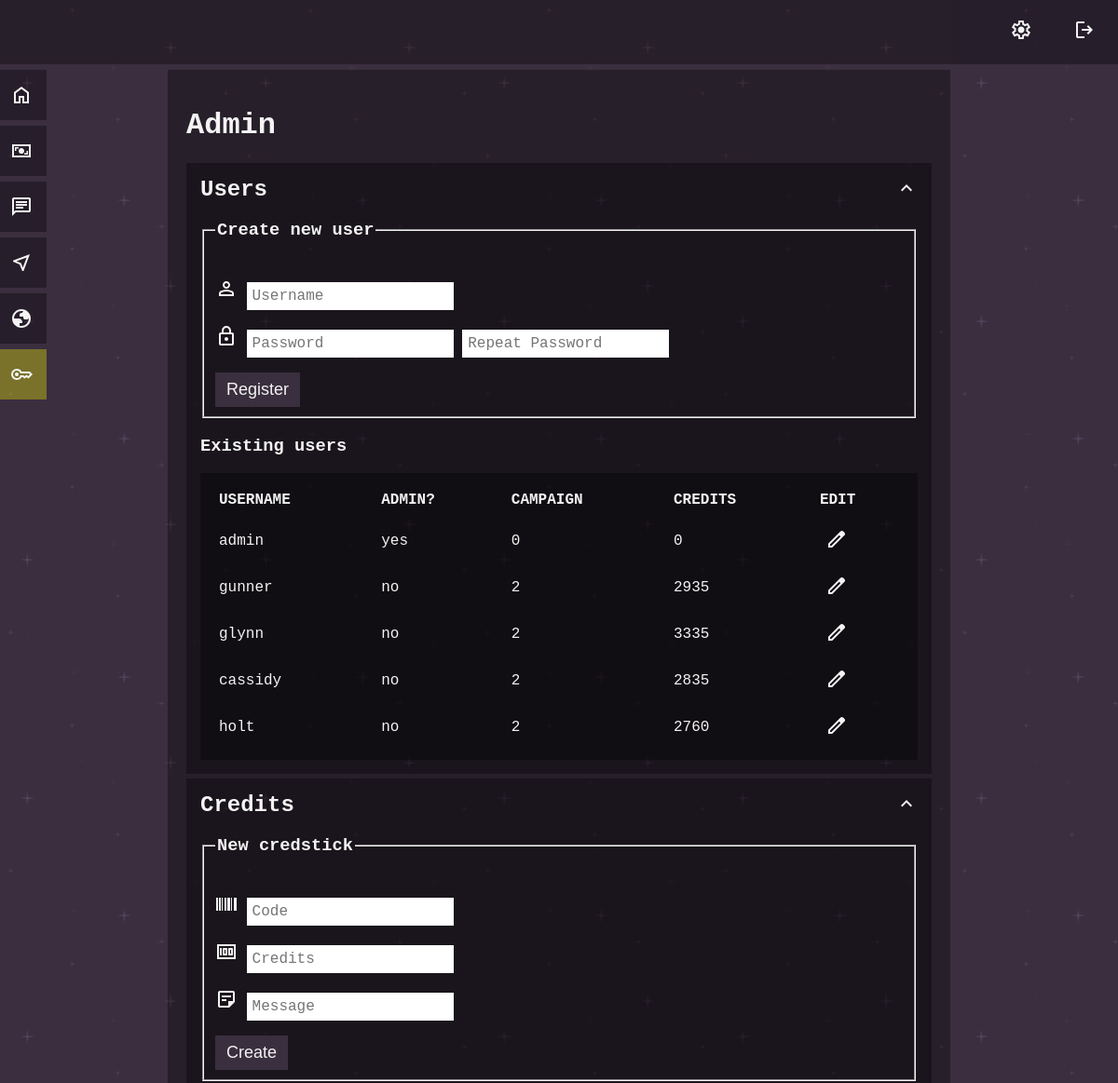
Page /admin (signed in, upper part) on the earlier database version.
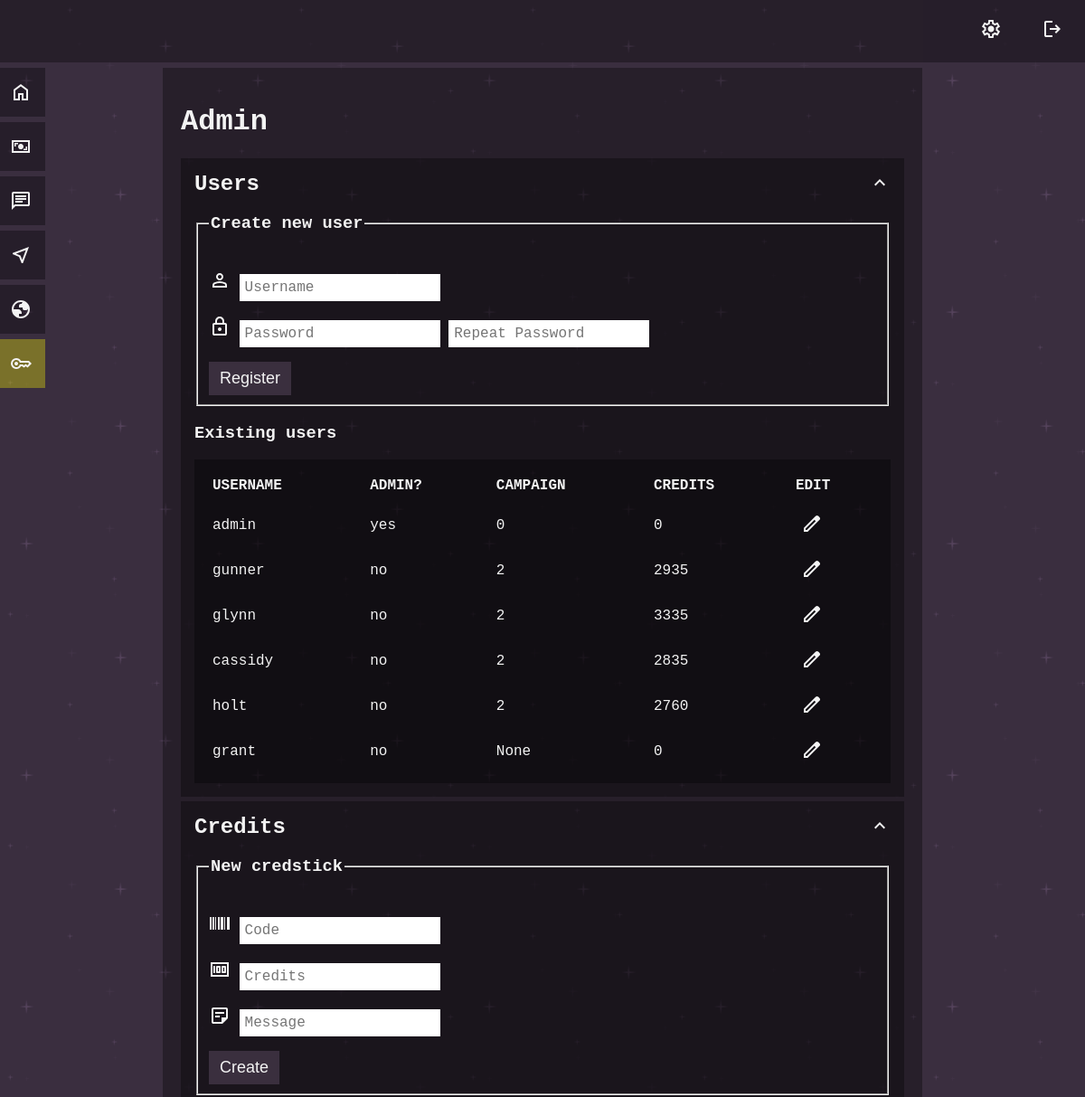
Same page on the later database version.
### tables this page shows
CREATE TABLE users (
id INTEGER PRIMARY KEY AUTOINCREMENT NOT NULL,
username TEXT NOT NULL UNIQUE,
hash TEXT NOT NULL,
admin INTEGER DEFAULT 0,
credits INTEGER DEFAULT 0, campaign INTEGER);

### app.py (the view)
@app.route("/admin")
@login_required
def admin():
    if session.get("admin") != 1:
        return render_template("error.html", error_message="administrator access only")
    user_list = db.execute("SELECT * FROM users ORDER BY id")
    credsticks_list = db.execute("SELECT * FROM credsticks ORDER BY id")
    starmap_directory = os.listdir(os.path.join(app.static_folder, 'starmaps'))
    starmap_urls = [file for file in starmap_directory if file.endswith('.jpg')]
    starmap_db = db.execute("SELECT * FROM starmaps;")
    starmap_db_urls = []
    for db_entry in starmap_db:
        starmap_db_urls.append(db_entry["url"])
    unassigned_starmaps = []
    for instance in starmap_urls:
        if instance not in starmap_db_urls:
            unassigned_starmaps.append(instance)
    return render_template(
        "admin.html",
        user_list=user_list,
        credsticks_list=credsticks_list,
        unassigned_starmaps=unassigned_starmaps,
        starmap_db=starmap_db,
        )

### app.py (called while the page is built)
@app.context_processor
def inject_admin_status():
    admin_status = session.get("admin", 0)
    return dict(admin=admin_status)

@app.after_request
def after_request(response):
    response.headers["Cache-Control"] = "no-cache, no-store, must-revalidate"
    response.headers["Expires"] = 0
    response.headers["Pragma"] = "no-cache"
    return response

### helpers.py (called while the page is built)
def login_required(f):
    @wraps(f)
    def decorated_function(*args, **kwargs):
        if session.get("user_id") is None:
            return redirect("/login")
        return f(*args, **kwargs)
    return decorated_function

### templates/admin.html (shortened to what this page needs)
{% extends "layout.html" %}
{% block main %}
<h1>Admin</h1>
<div class="darker">
    <h2 class="cursor_pointer" onclick="collapseSegment('admin_user_list', 'admin_user_list_expand')">
        Users
        <img class="float_right" id="admin_user_list_expand" src="static\icon-arrow-up.svg" />
    </h2>
    <div class="collapsible" id="admin_user_list">
        <div>
            <form action="/register" method="post">
                <fieldset>
                    <legend>
                        <h3>Create new user</h3>
                    </legend>
                    <p>
                        <img src="static\icon-user.svg" alt="username" />
                        <input autocomplete="off" name="username" placeholder="Username" type="text"
                            id="new_user_username" />
                    </p>
                    <p>
                        <img src="static\icon-lock.svg" alt="password" />
                        <input name="password" placeholder="Password" type="password" id="new_user_password" />
                        <input name="confirmation" placeholder="Repeat Password" type="password"
                            id="new_user_confirm_password" />
                    </p>
                    <button type="submit" class="ui_button" id="new_user_register_button">Register</button>
                </fieldset>
            </form>
        </div>
        <h3>Existing users</h3>
        <table class="dark_table">
            <thead>
                <tr>
                    <th>USERNAME</th>
                    <th>ADMIN?</th>
                    <th>CAMPAIGN</th>
                    <th>CREDITS</th>
                    <th>EDIT</th>
                </tr>
            </thead>
            <tbody>
                {% for entry in user_list %}
                <tr>
                    <td>
                        {{ entry.username }}
                    </td>
                    <td>
                        {% if entry.admin == 1 %}
                        {{ "yes" }}
                        {% else %}
                        {{ "no" }}
                        {% endif %}
                    </td>
                    <td>
                        {{ entry.campaign }}
                    </td>
                    <td>
                        {{ entry.credits }}
                    </td>
                    <td>
                        <form action="{{ url_for('edit_user', edit_user_id=entry.id)}}" method="GET"
                            style="display: inline;">
                            <button type="submit" class="cursor_pointer" style="border: none; background: none;"
                                id="edit_user_{{ entry.username }}">
                                <img src="static\icon-edit.svg" alt="edit" />
                            </button>
                        </form>
                    </td>
                </tr>
                {% endfor %}
            </tbody>
        </table>
    </div>
</div>
<div class="darker">
    <h2 class="cursor_pointer" onclick="collapseSegment('admin_credits', 'admin_credits_expand')">
        Credits
        <img class="float_right" id="admin_credits_expand" src="static\icon-arrow-up.svg" />
    </h2>
    <div class="collapsible" id="admin_credits">
        <div>
            <form action="/credstick" method="post">
                <fieldset>
                    <legend>
                        <h3>New credstick</h3>
                    </legend>
                    <p>
                        <img src="static\icon-code.svg" alt="code" />
                        <input autocomplete="off" name="credstick_code" placeholder="Code" type="text"
                            id="new_credstick_code" />
                    </p>
                    <p>
                        <img src="static\icon-money.svg" alt="value" />
                        <input name="credstick_credits" placeholder="Credits" type="number" id="new_credstick_value" />
                    </p>
                    <p>
                        <img src="static\icon-note.svg" alt="message" />
                        <input name="credstick_message" placeholder="Message" type="text" id="new_credstick_message" />
                    </p>
                    <button type="submit" class="ui_button" id="new_credstick_button">Create</button>
                </fieldset>
            </form>
        </div>
    </div>
</div>
{% endblock %}

### templates/layout.html (shortened to what this page needs)
<!DOCTYPE html>
<html lang="en">
<head>
    <link href="{{ url_for('static', filename='style_default.css') }}" rel="stylesheet">
</head>
<body>
    <header id="template_header">
        <div>
            {% if session['user_id'] %}
            <a href="/logout" class="float_right"><img src="{{ url_for('static', filename='icon-logout.svg') }}" alt="
                    log out" /></a>
            <a href="/account" class="float_right"><img src="{{ url_for('static', filename='icon-settings.svg') }}" alt="
                account settings" /></a>
            {% endif %}
        </div>
    </header>
    {% if session['user_id'] %}
    <nav>
        <a href="/" id="link_home">
            <img src="{{ url_for('static', filename='icon-home.svg') }}" class="float_right" alt="homepage link" />
        </a>
        <a href="/credits" id="link_credits">
            <img src="{{ url_for('static', filename='icon-credits.svg') }}" class="float_right" alt="credits link" />
        </a>
        <a href="/compad" id="link_compad">
            <img src="{{ url_for('static', filename='icon-compad.svg') }}" class="float_right" alt="compad link" /></a>
        <a href="/starmap" id="link_starmap">
            <img src="{{ url_for('static', filename='icon-starmap.svg') }}" class="float_right" alt="starmap link" />
        </a>
        <a href="/system" id="link_system">
            <img src="{{ url_for('static', filename='icon-system.svg') }}" class="float_right" alt="system link" />
        </a>
        {% if admin == 1 %}
        <a href="/admin" id="link_admin">
            <img src="{{ url_for('static', filename='icon-key.svg') }}" class="float_right" alt="admin page link" />
        </a>
        {% endif %}
    </nav>
    {% endif %}
    <main>
        {% block main %}{% endblock %}
    </main>
</body>
</html>

### static/style_default.css (style rules this page uses)
body { background-color: #392e40; background-image: url("darkPurple.png"); background-repeat: repeat; font-family: "Courier New", Courier, monospace; color: #f3f3f3; }
header { position: fixed; left: 0; top: 0; width: 100%; background-color: rgba(0, 0, 0, 0.33); padding: 20px; overflow: hidden; z-index: -1; transition: top 0.25s; }
header a, header span { float: left; text-align: center; padding-right: 44px; }
main { max-width: 800px; margin-left: auto; margin-right: auto; margin-top: 75px; background-color: rgba(0, 0, 0, 0.33); padding: 20px; }
nav { z-index: 1; position: fixed; left: -10px; top: 0px; }
nav a { position: absolute; left: -100px; transition: 0.3s; padding: 15px; width: 130px; text-decoration: none; font-size: 20px; color: #ffffff; background-color: rgba(0, 0, 0, 0.33); }
#link_home { top: 75px; }
#link_credits { top: 135px; }
#link_compad { top: 195px; }
#link_starmap { top: 255px; }
#link_system { top: 315px; }
#link_admin { top: 375px; background-color: rgba(255, 251, 0, 0.33); }
.darker { background-color: rgba(0, 0, 0, 0.33); padding: 15px; margin-top: 5px; margin-bottom: 5px; }
a { text-decoration: none; color: white; font-weight: bold; }
.float_right { float: right; }
.cursor_pointer { cursor: pointer; }
.collapsible { overflow: hidden; display: block; }
.dark_table { border: none; border-spacing: 0px; width: 100%; background-color: rgba(0, 0, 0, 0.33); padding: 10px; text-align: left; }
.dark_table td, .dark_table th { padding: 10px; }
.ui_button, .warning_button { padding: 8px 12px; font-size: large; text-align: center; cursor: pointer; outline: none; color: #f3f3f3; background-color: rgba(58, 47, 62, 1); border: none; }
input { border: none; font-size: 16px; font-family: "Courier New", Courier, monospace; padding: 6px; }

### templates/admin.html (style rules this page uses)
h2 { margin-top: 0px; margin-bottom: 0px; }

Differences in the rows shown:
added users: username "grant", value "no", campaign "None", credits "0"
